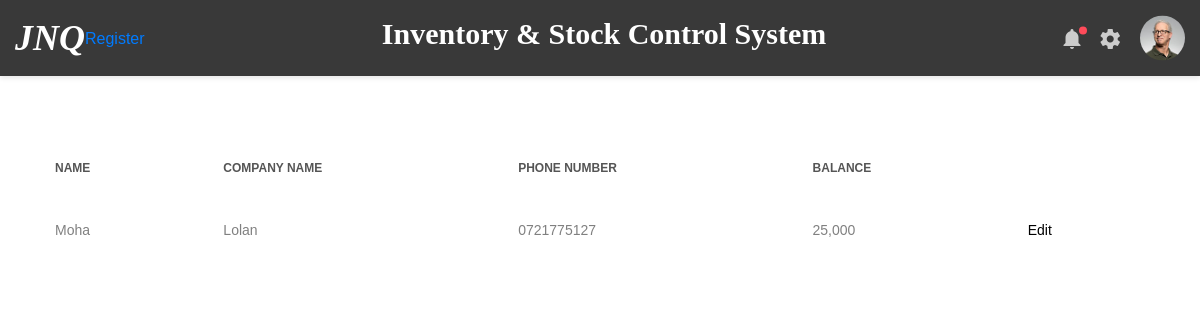
Page /view_debtors on the earlier database version.
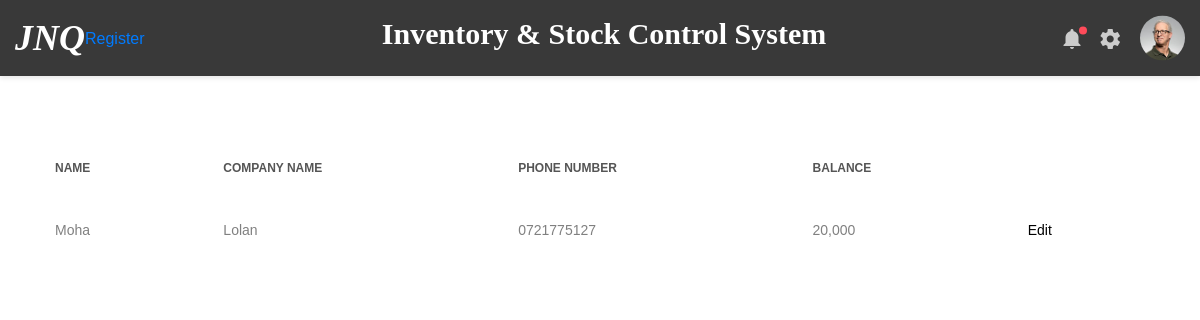
Same page on the later database version.
### inventory/models.py (models this page shows)
class Debtor(db.Model):
    id = db.Column(db.Integer, primary_key=True)
    name = db.Column(db.String(80), nullable=False)
    company_name = db.Column(db.String(80), nullable=False)
    phone_number = db.Column(db.String(80), nullable=False, unique=True)
    amount_paid = db.Column(db.Integer, nullable=False)
    unpaid_amount = db.Column(db.Integer, nullable=False)
    purchases = db.relationship('Sale', backref='debtor', lazy=True)

### inventory/routes.py (the view)
@app.route('/view_debtors', methods=['GET'])
def view_debtors():
    debtors = Debtor.query.all()
    return render_template('view_debtors.html', debtors=debtors)

### inventory/templates/view_debtors.html
{% extends 'layout.html' %}
{% block content %}
    <section class="p-t-20">
        <div class="container">
            <div class="row" id="usersTableRow">
                <div class="col-md-12">
                    <div class="table-responsive table-responsive-data2">
                        <table class="table table-data2">
                            <thead>
                                <tr>
                                    <th >Name</th>
                                    <th>Company Name</th>
                                    <th>Phone Number</th>
                                    <th>Balance</th>
                                </tr>
                            </thead>
                            <tbody>
                                {% for debtor in debtors %}
                                    <tr>
                                        <td>{{ debtor.name }}</td>
                                        <td>{{ debtor.company_name }}</td>
                                        <td>{{ debtor.phone_number }}</td>
                                        <td>{{ "{:,}".format(debtor.unpaid_amount) }}</td>
                                        <td><button>Edit</button></td>
                                    </tr>
                                {% endfor %}
                            </tbody>
                        </table>
                    </div>
                </div>
            </div>
        </div>
    </section>
{% endblock content%}

Differences in the rows shown:
changed Debtor "Moha": unpaid_amount "25,000" → "20,000"
